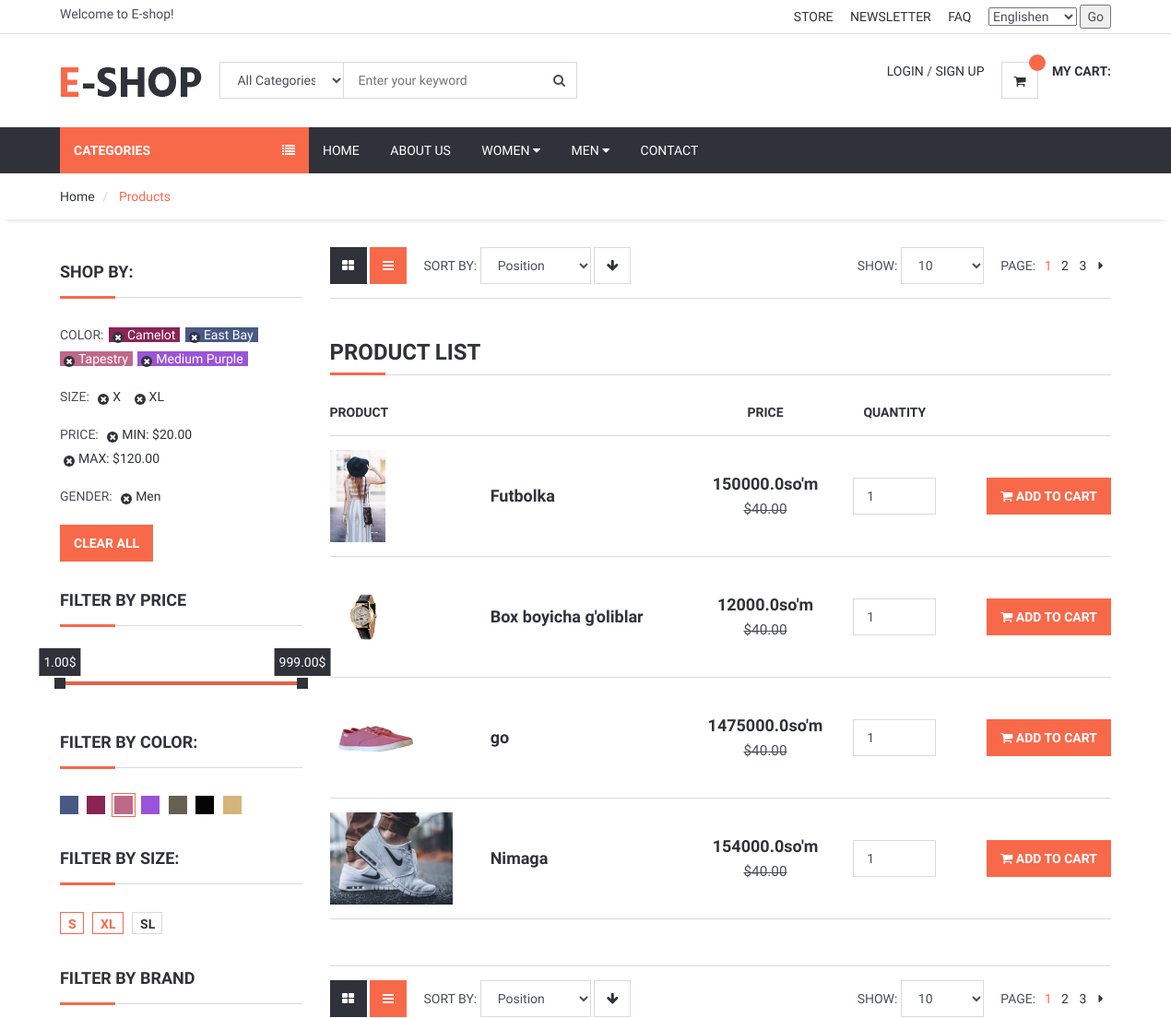
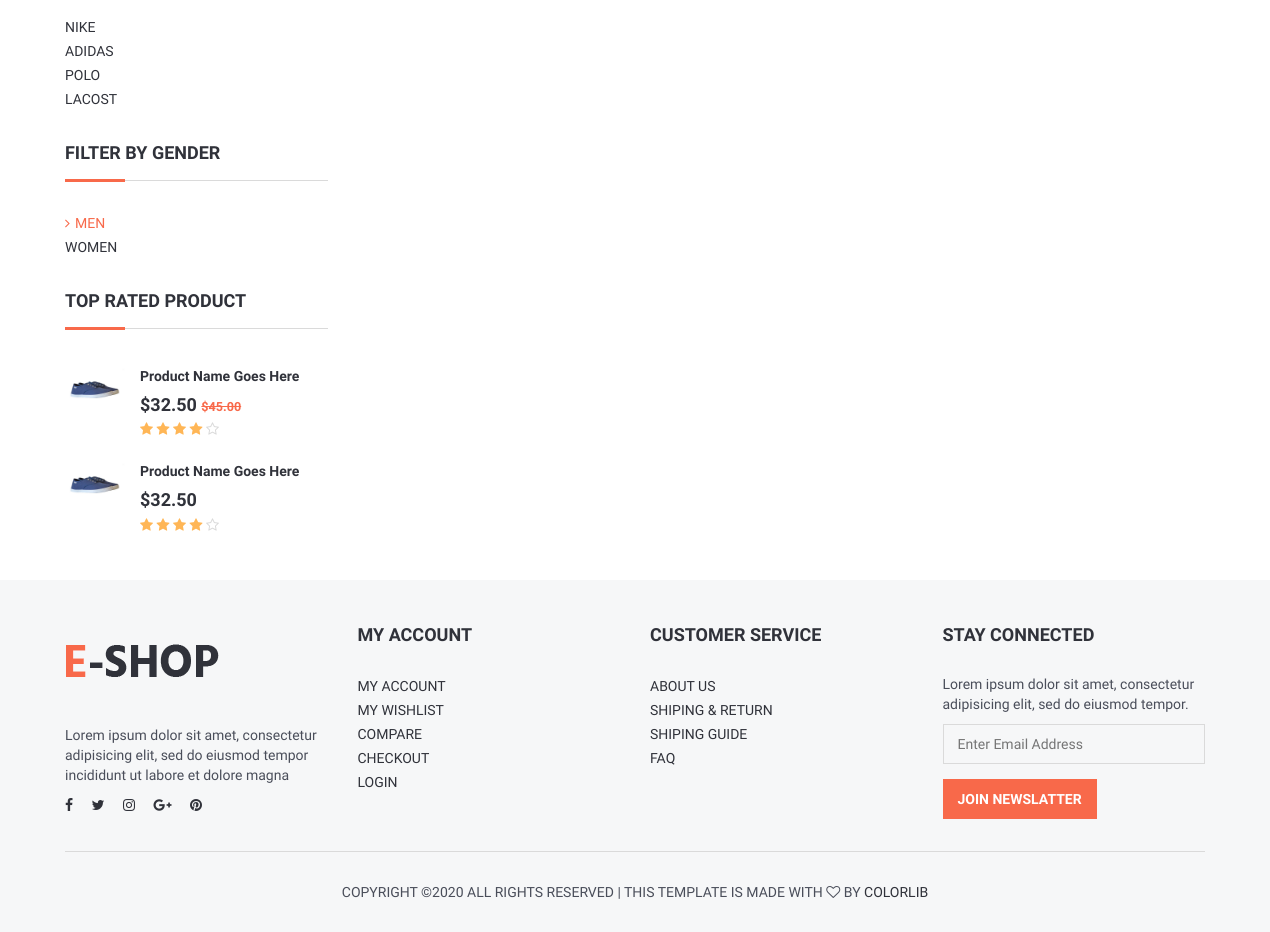
Screenshot of /category/11/jinsi-kiyim with the database file from the repository (2 pictures, top to bottom).
### product/models.py (models this page shows, shortened)
class Product(models.Model):
    STATUS = (
        ('True', 'Mavjud'),
        ('False', 'Mavjud Emas'),
    )
    VARIANTS = (
        ('None','None'),
        ('Color', 'Color'),
        ('Size', 'Size'),
        ('Size-Color', 'Size-Color'),
    )
    category = models.ForeignKey(Category, on_delete=models.CASCADE)
    title = models.CharField(max_length=255, unique=True)
    keywords = models.CharField(max_length=255, unique=True)
    description = models.TextField(blank=True)
    image = models.ImageField(blank=True, upload_to='images/')
    price = models.FloatField()
    amount = models.IntegerField()
    minamount = models.IntegerField()
    detail = RichTextUploadingField()
    variant = models.CharField(max_length=20, choices=VARIANTS, default='None')
    status = models.CharField(max_length=15, choices=STATUS)
    slug = models.SlugField(null=False, unique=True)
    create_at = models.DateTimeField(auto_now_add=True)
    update_at = models.DateTimeField(auto_now=True)
    def image_tag(self):
        return mark_safe('<img src="{}" height="50">'.format(self.image.url))
    image_tag.short_description = 'Image'

### home/views.py (the view)
# urls.py: path('category/<int:id>/<slug:slug>', views.category_products, name='category_products'),
def category_products(request, id, slug):
    category = Category.objects.all()
    products = Product.objects.filter(category_id=id)
    context = {
        'category': category,
        'products': products,
    }
    return render(request, 'category_detail.html', context)

### home/templates/category_detail.html (shortened to what this page needs)
{% extends 'homebase.html'%}
{% load static %}
{% block sidebar %}{% include 'sidebar.html' %} {% endblock %}
{% block body %}
	<div id="breadcrumb">
		<div class="container">
			<ul class="breadcrumb">
				<li><a href="/">Home</a></li>
				<li class="active">{{ category.title }} Products</li>
			</ul>
		</div>
	</div>
	<div class="section">
		<div class="container">
			<div class="row">
				<div id="aside" class="col-md-3">
					<div class="aside">
						<h3 class="aside-title">Shop by:</h3>
						<ul class="filter-list">
							<li><span class="text-uppercase">color:</span></li>
							<li><a href="#" style="color:#FFF; background-color:#8A2454;">Camelot</a></li>
							<li><a href="#" style="color:#FFF; background-color:#475984;">East Bay</a></li>
							<li><a href="#" style="color:#FFF; background-color:#BF6989;">Tapestry</a></li>
							<li><a href="#" style="color:#FFF; background-color:#9A54D8;">Medium Purple</a></li>
						</ul>
						<ul class="filter-list">
							<li><span class="text-uppercase">Size:</span></li>
							<li><a href="#">X</a></li>
							<li><a href="#">XL</a></li>
						</ul>
						<ul class="filter-list">
							<li><span class="text-uppercase">Price:</span></li>
							<li><a href="#">MIN: $20.00</a></li>
							<li><a href="#">MAX: $120.00</a></li>
						</ul>
						<ul class="filter-list">
							<li><span class="text-uppercase">Gender:</span></li>
							<li><a href="#">Men</a></li>
						</ul>
						<button class="primary-btn">Clear All</button>
					</div>
					<div class="aside">
						<h3 class="aside-title">Filter by Price</h3>
						<div id="price-slider"></div>
					</div>
					<div class="aside">
						<h3 class="aside-title">Filter By Color:</h3>
						<ul class="color-option">
							<li><a href="#" style="background-color:#475984;"></a></li>
							<li><a href="#" style="background-color:#8A2454;"></a></li>
							<li class="active"><a href="#" style="background-color:#BF6989;"></a></li>
							<li><a href="#" style="background-color:#9A54D8;"></a></li>
							<li><a href="#" style="background-color:#675F52;"></a></li>
							<li><a href="#" style="background-color:#050505;"></a></li>
							<li><a href="#" style="background-color:#D5B47B;"></a></li>
						</ul>
					</div>
					<div class="aside">
						<h3 class="aside-title">Filter By Size:</h3>
						<ul class="size-option">
							<li class="active"><a href="#">S</a></li>
							<li class="active"><a href="#">XL</a></li>
							<li><a href="#">SL</a></li>
						</ul>
					</div>
					<div class="aside">
						<h3 class="aside-title">Filter by Brand</h3>
						<ul class="list-links">
							<li><a href="#">Nike</a></li>
							<li><a href="#">Adidas</a></li>
							<li><a href="#">Polo</a></li>
							<li><a href="#">Lacost</a></li>
						</ul>
					</div>
					<div class="aside">
						<h3 class="aside-title">Filter by Gender</h3>
						<ul class="list-links">
							<li class="active"><a href="#">Men</a></li>
							<li><a href="#">Women</a></li>
						</ul>
					</div>
					<div class="aside">
						<h3 class="aside-title">Top Rated Product</h3>
						<div class="product product-widget">
							<div class="product-thumb">
								<img src="./img/thumb-product01.jpg" alt="">
							</div>
							<div class="product-body">
								<h2 class="product-name"><a href="#">Product Name Goes Here</a></h2>
								<h3 class="product-price">$32.50 <del class="product-old-price">$45.00</del></h3>
								<div class="product-rating">
									<i class="fa fa-star"></i>
									<i class="fa fa-star"></i>
									<i class="fa fa-star"></i>
									<i class="fa fa-star"></i>
									<i class="fa fa-star-o empty"></i>
								</div>
							</div>
						</div>
						<div class="product product-widget">
							<div class="product-thumb">
								<img src="./img/thumb-product01.jpg" alt="">
							</div>
							<div class="product-body">
								<h2 class="product-name"><a href="#">Product Name Goes Here</a></h2>
								<h3 class="product-price">$32.50</h3>
								<div class="product-rating">
									<i class="fa fa-star"></i>
									<i class="fa fa-star"></i>
									<i class="fa fa-star"></i>
									<i class="fa fa-star"></i>
									<i class="fa fa-star-o empty"></i>
								</div>
							</div>
						</div>
					</div>
				</div>
				<div id="main" class="col-md-9">
					<div class="store-filter clearfix">
						<div class="pull-left">
							<div class="row-filter">
								<a href="#"><i class="fa fa-th-large"></i></a>
								<a href="#" class="active"><i class="fa fa-bars"></i></a>
							</div>
							<div class="sort-filter">
								<span class="text-uppercase">Sort By:</span>
								<select class="input">
										<option value="0">Position</option>
									</select>
								<a href="#" class="main-btn icon-btn"><i class="fa fa-arrow-down"></i></a>
							</div>
						</div>
						<div class="pull-right">
							<div class="page-filter">
								<span class="text-uppercase">Show:</span>
								<select class="input">
										<option value="0">10</option>
									</select>
							</div>
							<ul class="store-pages">
								<li><span class="text-uppercase">Page:</span></li>
								<li class="active">1</li>
								<li><a href="#">2</a></li>
								<li><a href="#">3</a></li>
								<li><a href="#"><i class="fa fa-caret-right"></i></a></li>
							</ul>
						</div>
					</div>
					<div id="store">
					<div class="row">
                        	<div class="col-md-12">
						<div class="order-summary clearfix">
							<div class="section-title">
								<h3 class="title">Product List</h3>
							</div>
							<table class="shopping-cart-table table">
								<thead>
									<tr>
										<th>Product</th>
										<th></th>
										<th class="text-center">Price</th>
										<th class="text-center">Quantity</th>
										<th class="text-right"></th>
									</tr>
								</thead>
								<tbody>
                                {% for rs in products %}
									<tr>
                                        <td class="thumb"><a href="/product/{{ rs.id }}/{{ rs.slug }}">
                                            <img src="{{ rs.image.url }}" alt="" style="height: 100px"></a></td>
										<td class="details">
											<a href="/product/{{ rs.id }}/{{ rs.slug }}">{{ rs.title }}</a>
                                        </td>
										<td class="price text-center"><strong>{{rs.price}}so'm</strong><br><del class="font-weak"><small>$40.00</small></del></td>
										<td class="qty text-center"><input class="input" type="number" value="1"></td>
										<td class="text-right"><a href="/order/addtoshopcart/{{ rs.id }}" class="primary-btn add-to-cart"><i class="fa fa-shopping-cart"></i> Add to Cart</a></td>
									</tr>
                                {% endfor %}
								</tbody>
							</table>
						</div>
					</div>
                    </div>
					</div>
					<div class="store-filter clearfix">
						<div class="pull-left">
							<div class="row-filter">
								<a href="#"><i class="fa fa-th-large"></i></a>
								<a href="#" class="active"><i class="fa fa-bars"></i></a>
							</div>
							<div class="sort-filter">
								<span class="text-uppercase">Sort By:</span>
								<select class="input">
										<option value="0">Position</option>
									</select>
								<a href="#" class="main-btn icon-btn"><i class="fa fa-arrow-down"></i></a>
							</div>
						</div>
						<div class="pull-right">
							<div class="page-filter">
								<span class="text-uppercase">Show:</span>
								<select class="input">
										<option value="0">10</option>
									</select>
							</div>
							<ul class="store-pages">
								<li><span class="text-uppercase">Page:</span></li>
								<li class="active">1</li>
								<li><a href="#">2</a></li>
								<li><a href="#">3</a></li>
								<li><a href="#"><i class="fa fa-caret-right"></i></a></li>
							</ul>
						</div>
					</div>
				</div>
			</div>
		</div>
	</div>
 {% endblock %}
{% block footer %}{% include 'footer.html' %} {% endblock %}

### rows the page displays
Product: image (picture), title "Futbolka", price "150000.0"
Product: image (picture), title "Box boyicha g'oliblar", price "12000.0"
Product: image (picture), title "go", price "1475000.0"
Product: image (picture), title "Nimaga", price "154000.0"

### other values shown
form field language "Englishen"
